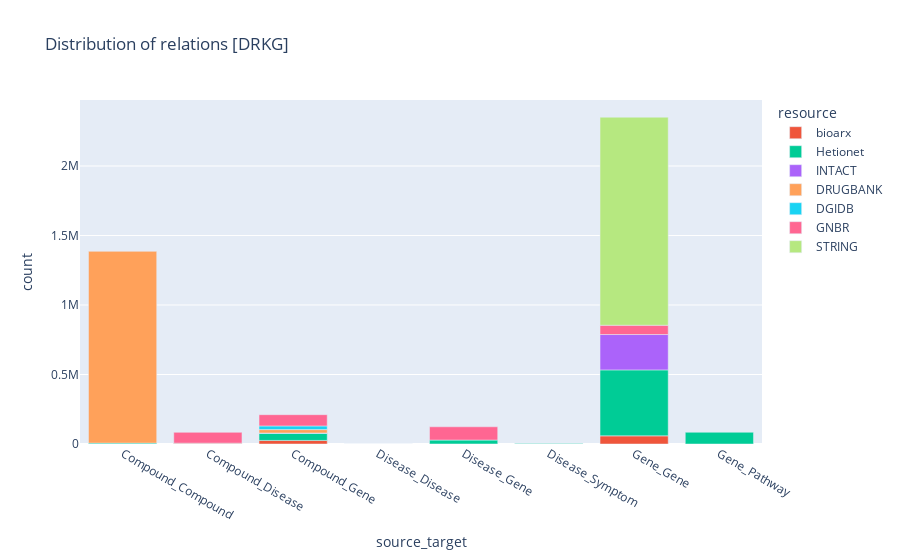

Notebook cell for this chart:
### Code cell
# use plotly to plot the distribution of relations, but don't include the "Total" row and ignore the count less than 10
import plotly.express as px

import plotly.io as pio
pio.renderers.default = 'vscode'

color_map = {
    "CuratedKG": "#636efa",
    "bioarx": "#EF553B",
    "Hetionet": "#00cc96",
    "INTACT": "#ab63fa",
    "DRUGBANK": "#FFA15A",
    "DGIDB": "#19d3f3",
    "GNBR": "#FF6692",
    "STRING": "#B6E880"
}

drkg_relations_grouped_df = drkg_relations_grouped_df.sort_values(by=["count"], ascending=True)

kept_relations = ["Compound_Compound", "Compound_Disease", "Compound_Gene", "Disease_Disease", "Disease_Gene", "Disease_Symptom", "Gene_Gene", "Gene_Pathway", "Pathway_Pathway"]

drkg_relations_grouped_df = drkg_relations_grouped_df[drkg_relations_grouped_df["source_target"].isin(kept_relations)]

fig = px.bar(drkg_relations_grouped_df, x="source_target", y="count", title="Distribution of relations [DRKG]", color="resource", color_discrete_map=color_map)
# Order the x axis by the label of the relations
fig.update_xaxes(categoryorder="array", categoryarray=kept_relations)
# fig.update_traces(texttemplate='%{value:.2s}', textposition='inside')
fig.show()

### Figure 1 — Plotly figure (JSON) as saved in the notebook; plotly's stock layout.template omitted (floating-point values rounded to 4 significant figures)
{"data": [{"alignmentgroup": "True", "hovertemplate": "resource=bioarx<br>source_target=%{x}<br>count=%{y}<extra></extra>", "legendgroup": "bioarx", "marker": {"color": "#EF553B", "pattern": {"shape": ""}}, "name": "bioarx", "offsetgroup": "bioarx", "orientation": "v", "showlegend": true, "textposition": "auto", "type": "bar", "x": ["Disease_Gene", "Compound_Gene", "Gene_Gene"], "xaxis": "x", "y": [461, 25666, 58629], "yaxis": "y"}, {"alignmentgroup": "True", "hovertemplate": "resource=Hetionet<br>source_target=%{x}<br>count=%{y}<extra></extra>", "legendgroup": "Hetionet", "marker": {"color": "#00cc96", "pattern": {"shape": ""}}, "name": "Hetionet", "offsetgroup": "Hetionet", "orientation": "v", "showlegend": true, "textposition": "auto", "type": "bar", "x": ["Disease_Disease", "Compound_Disease", "Disease_Symptom", "Compound_Compound", "Disease_Gene", "Compound_Gene", "Gene_Pathway", "Gene_Gene"], "xaxis": "x", "y": [543, 1145, 3357, 6486, 27977, 51429, 84372, 474526], "yaxis": "y"}, {"alignmentgroup": "True", "hovertemplate": "resource=INTACT<br>source_target=%{x}<br>count=%{y}<extra></extra>", "legendgroup": "INTACT", "marker": {"color": "#ab63fa", "pattern": {"shape": ""}}, "name": "INTACT", "offsetgroup": "INTACT", "orientation": "v", "showlegend": true, "textposition": "auto", "type": "bar", "x": ["Compound_Gene", "Gene_Gene"], "xaxis": "x", "y": [1805, 254346], "yaxis": "y"}, {"alignmentgroup": "True", "hovertemplate": "resource=DRUGBANK<br>source_target=%{x}<br>count=%{y}<extra></extra>", "legendgroup": "DRUGBANK", "marker": {"color": "#FFA15A", "pattern": {"shape": ""}}, "name": "DRUGBANK", "offsetgroup": "DRUGBANK", "orientation": "v", "showlegend": true, "textposition": "auto", "type": "bar", "x": ["Compound_Disease", "Compound_Gene", "Compound_Compound"], "xaxis": "x", "y": [4968, 24801, 1379271], "yaxis": "y"}, {"alignmentgroup": "True", "hovertemplate": "resource=DGIDB<br>source_target=%{x}<br>count=%{y}<extra></extra>", "legendgroup": "DGIDB", "marker": {"color": "#19d3f3", "pattern": {"shape": ""}}, "name": "DGIDB", "offsetgroup": "DGIDB", "orientation": "v", "showlegend": true, "textposition": "auto", "type": "bar", "x": ["Compound_Gene"], "xaxis": "x", "y": [26290], "yaxis": "y"}, {"alignmentgroup": "True", "hovertemplate": "resource=GNBR<br>source_target=%{x}<br>count=%{y}<extra></extra>", "legendgroup": "GNBR", "marker": {"color": "#FF6692", "pattern": {"shape": ""}}, "name": "GNBR", "offsetgroup": "GNBR", "orientation": "v", "showlegend": true, "textposition": "auto", "type": "bar", "x": ["Gene_Gene", "Compound_Disease", "Compound_Gene", "Disease_Gene"], "xaxis": "x", "y": [66722, 77782, 80803, 95399], "yaxis": "y"}, {"alignmentgroup": "True", "hovertemplate": "resource=STRING<br>source_target=%{x}<br>count=%{y}<extra></extra>", "legendgroup": "STRING", "marker": {"color": "#B6E880", "pattern": {"shape": ""}}, "name": "STRING", "offsetgroup": "STRING", "orientation": "v", "showlegend": true, "textposition": "auto", "type": "bar", "x": ["Gene_Gene"], "xaxis": "x", "y": [1496708], "yaxis": "y"}], "layout": {"barmode": "relative", "legend": {"title": {"text": "resource"}, "tracegroupgap": 0}, "title": {"text": "Distribution of relations [DRKG]"}, "xaxis": {"anchor": "y", "categoryarray": ["Compound_Compound", "Compound_Disease", "Compound_Gene", "Disease_Disease", "Disease_Gene", "Disease_Symptom", "Gene_Gene", "Gene_Pathway", "Pathway_Pathway"], "categoryorder": "array", "domain": [0, 1], "title": {"text": "source_target"}}, "yaxis": {"anchor": "x", "domain": [0, 1], "title": {"text": "count"}}}}
